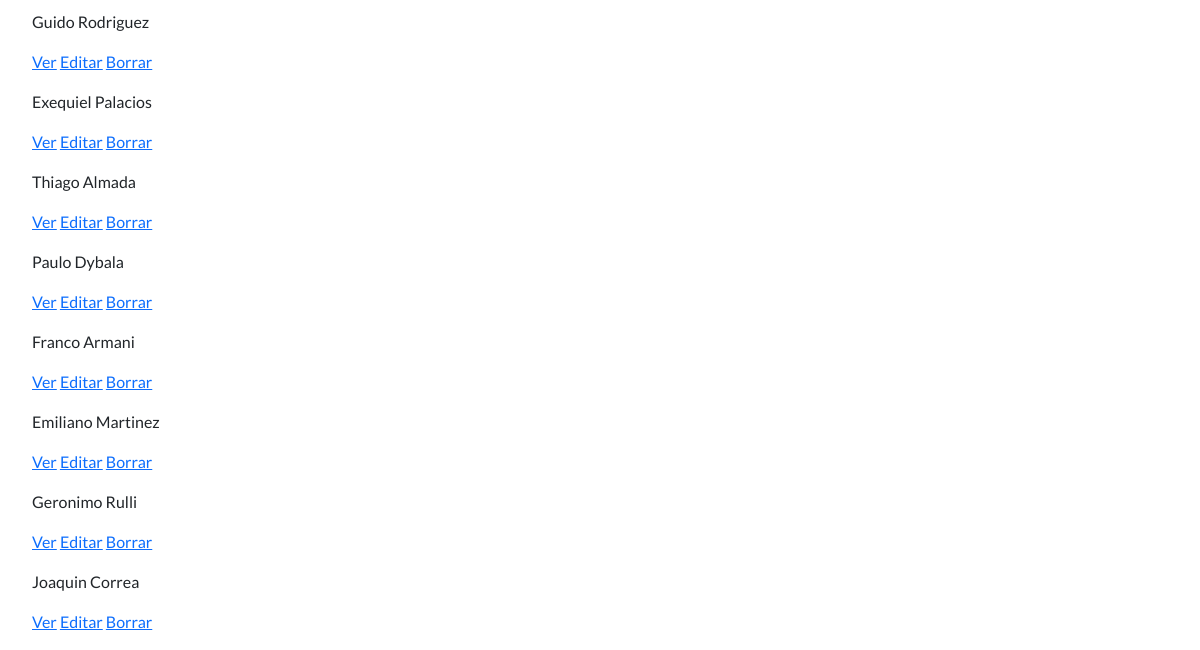
Before: /AppMundial/jugador/list/ (lower part) with the older database file.
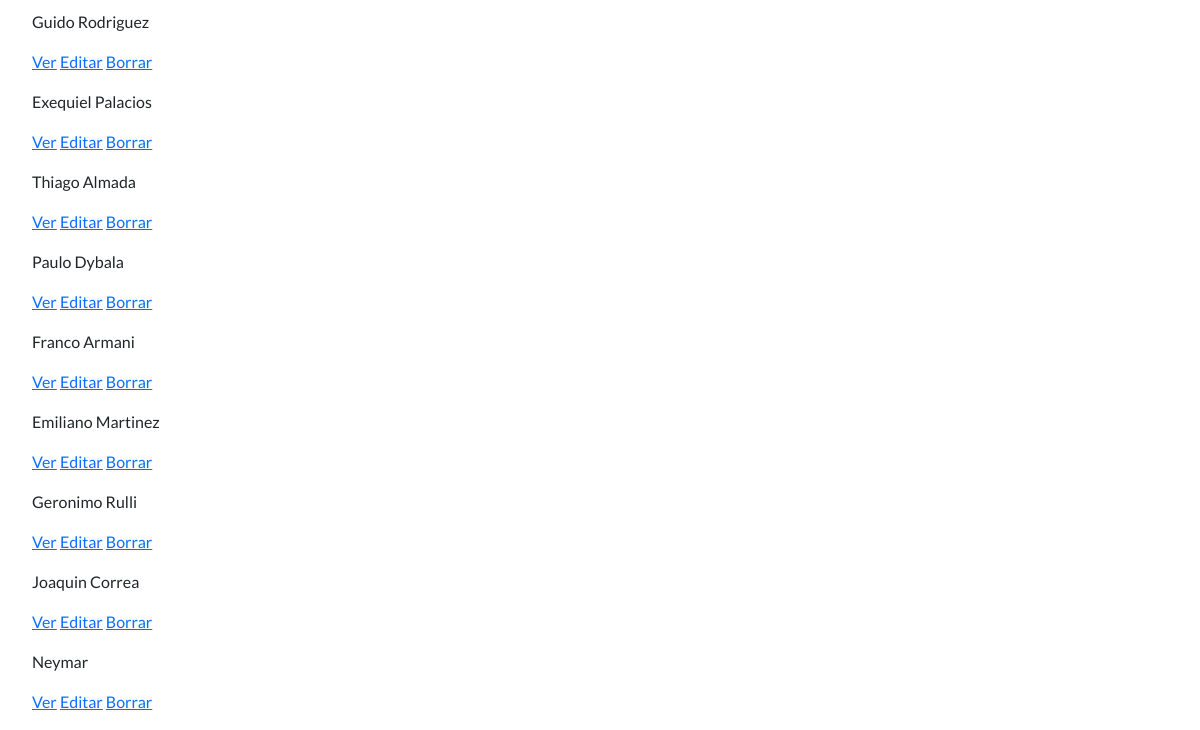
After: the same page with the newer database file.
### AppMundial/models.py (models this page shows, shortened)
class Jugador(models.Model):
    nombre = models.CharField(max_length=30, null=True, blank=True)
    edad = models.IntegerField(null=True, blank=True)
    seleccion = models.CharField(max_length=30, null=True, blank=True)
    posicion = models.CharField(max_length=20, null=True, blank=True)
    clubactual = models.CharField(max_length=30, null=True)
    dorsal = models.IntegerField()

### AppMundial/views.py (the view)
# urls.py: path('AppMundial/jugador/list/', views.JugadorList.as_view(), name='List'),
class JugadorList(ListView):
    model = Jugador
    template_name = 'AppMundial/jugador_list.html'

### AppMundial/templates/AppMundial/jugador_list.html (shortened to what this page needs)
{% extends "AppMundial/base.html" %}
{% load static %}
{% block contenidoQueCambia %}
    <ul>
        {% for jugador in object_list %}
            <p>{{jugador.nombre}}</p>
            <p>
                <a href="{% url 'Detail' jugador.id %}">Ver</a>
                <a href="{% url 'Edit' jugador.id %}">Editar</a>
                <a href="{% url 'Delete' jugador.id %}">Borrar</a>
            </p>
        {% endfor %}
    </ul>
{% endblock %}

Changed rows visible on the page:
added Jugador: nombre "Neymar"
